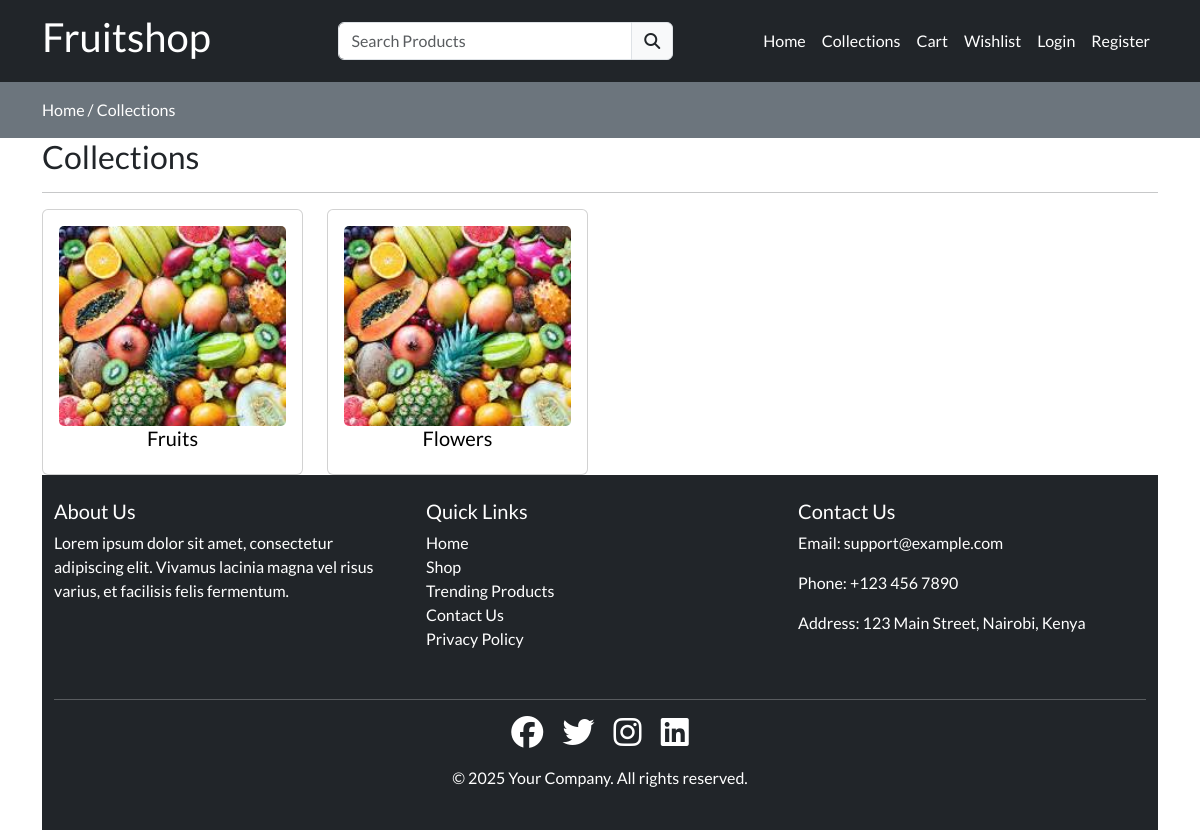
Page /collections on the earlier database version.
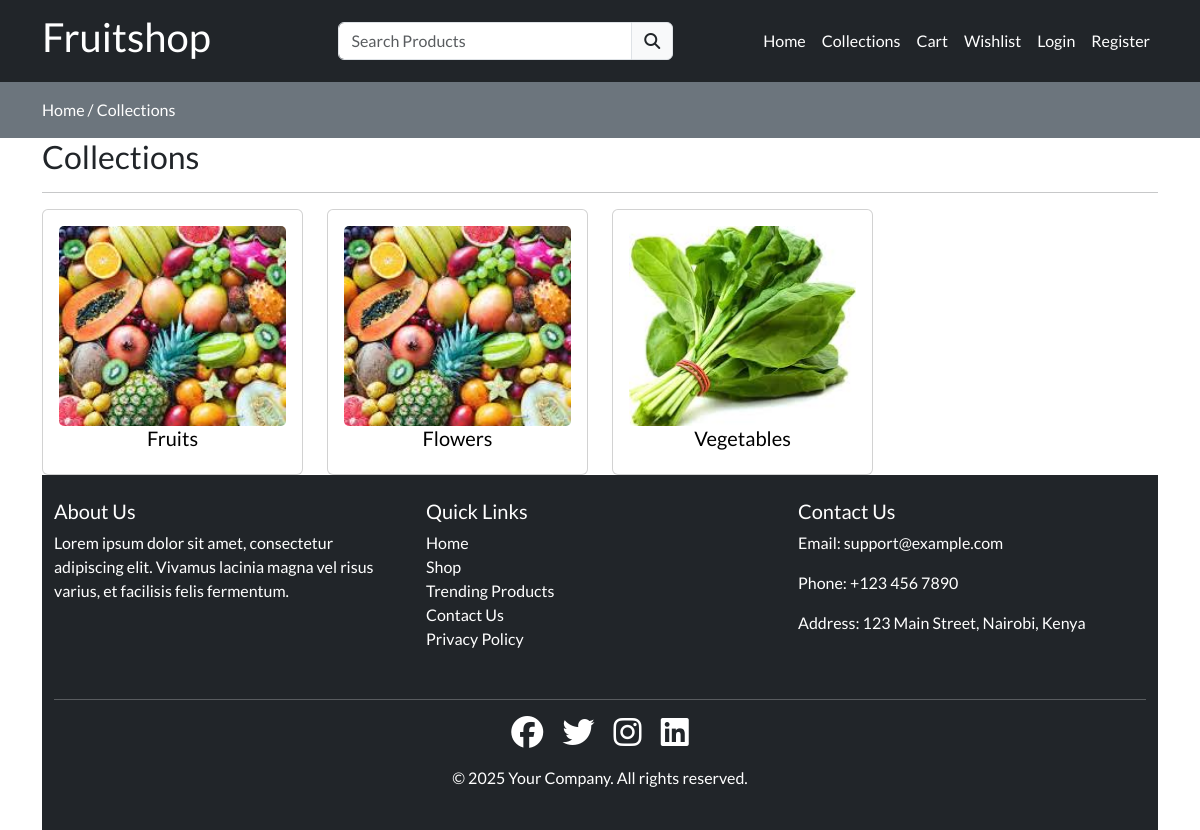
Same page on the later database version.
### store/models.py (models this page shows, shortened)
class Category(models.Model):
    slug = models.CharField(max_length=150, null=False, blank=False)
    name = models.CharField(max_length=150, null=False, blank=False)
    image = models.ImageField(upload_to=get_file_path, null=True, blank= True  )
    description = models.TextField(max_length=500, null=False, blank=False)
    status = models.BooleanField(default=False, help_text="0=default, 1=hidden")
    trending = models.BooleanField(default=False, help_text="0=default, 1=trending")
    meta_title = models.CharField(max_length=150, null=False, blank=False)
    meta_keyword = models.CharField(max_length=150, null=False, blank=False)
    meta_description = models.TextField(max_length=500, null=False, blank=False)
    created_at = models.DateTimeField(auto_now=True)

### store/views.py (the view)
# urls.py: path('collections', views.collections, name="collections"),
def collections(request):
    category = Category.objects.filter(status=0)
    context = {'category': category}
    return render(request, "store/collections.html", context)

### store/templates/store/collections.html
{% extends "store/layouts/main.html" %}
{%block content%}
<div class="py-3 bg-secondary">
    <div class="container">
        <a class="text-white" href="{%url 'home'%}">Home /</a>
        <a class="text-white" href="{%url 'collections'%}">Collections</a>
    </div>
</div>
<div class="container">
    <div class="row">
        <div class="col-md-12">
            <h2>Collections</h2>
            <hr>
            <div class="row">
                {%for item in category %}
                <div class="col-md-3 ">
                    <div class="card ">
                        <a href="{%url 'collectionsview' item.slug %}">
                            <div class="card-body">
                                <div class="category-image ">
                                    <img src="{{item.image.url}}" alt="category image" class="img-fluid"/>
                                </div>
                                <h5 class="text-center">{{item.name}}</h5>
                            </div>
                        </a>
                    </div>
                </div>
            {%endfor%}
        </div>
    </div>
<div>
{%endblock content%}

Differences in the rows shown:
added Category: image (picture), name "Vegetables"
